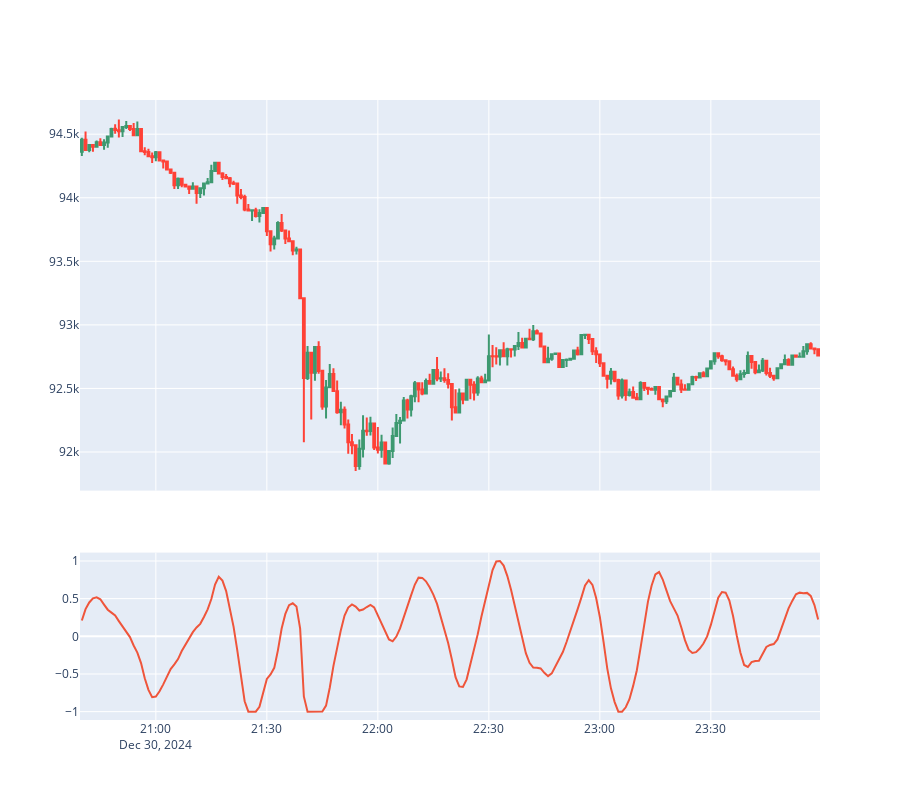

Here is the notebook cell this chart was saved with:
### Code cell
from research_tools import subplot

num = 200

subplot(
    trading_1m[-num:, :],
    {
        "bp": bandpass_tuple.bp_normalized[-num:],
        "hp_bp": bandpass_tuple.trigger[-num:],
    },
)

### Figure 1 — Plotly figure (JSON) as saved in the notebook; plotly's stock layout.template omitted (floating-point values rounded to 4 significant figures; data arrays with more than 128 entries replaced by an {"elided": "..."} marker saying what was removed)
{"data": [{"close": {"elided": "200 float values"}, "high": {"elided": "200 float values"}, "low": {"elided": "200 float values"}, "name": "Candlestick", "open": {"elided": "200 float values"}, "type": "candlestick", "x": {"elided": "200 str values"}, "xaxis": "x", "yaxis": "y"}, {"mode": "lines", "name": "bp", "type": "scatter", "x": {"elided": "200 str values"}, "xaxis": "x2", "y": {"elided": "200 float values"}, "yaxis": "y2"}], "layout": {"height": 800, "showlegend": false, "xaxis": {"anchor": "y", "domain": [0, 1], "matches": "x2", "rangeslider": {"visible": false}, "showticklabels": false}, "xaxis2": {"anchor": "y2", "domain": [0, 1]}, "yaxis": {"anchor": "x", "domain": [0.37, 1]}, "yaxis2": {"anchor": "x2", "domain": [0, 0.27]}}}
